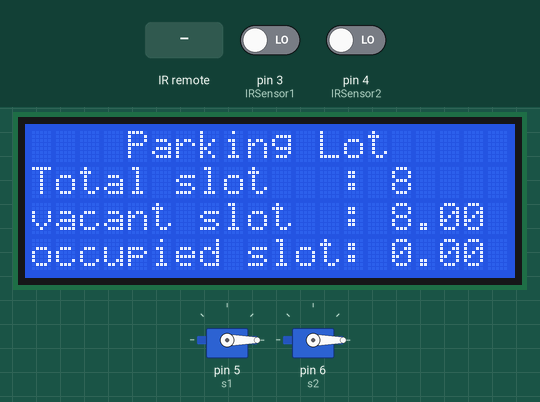
This sketch was run on a simulated Arduino Uno, built with avr-gcc and run on an emulated ATmega328P. Shown: 2 × servo, 20×4 character LCD. The test bench sets the inputs (shaded band); at power-on: pin 3 (IRSensor1) LOW, pin 4 (IRSensor2) LOW. What the sketch prints to the serial monitor is not drawn.

Above: at 4.6 s.
4.7 s: pin 3 (IRSensor1) driven HIGH
At 8.5 s:
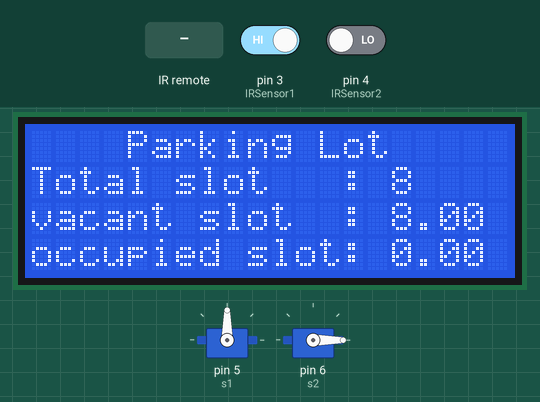
14.6 s: pin 4 (IRSensor2) driven HIGH
At 15.8 s:
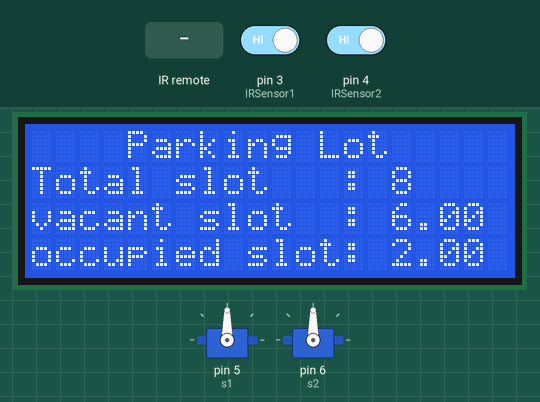
19.6 s: infrared code 0xFFA25D received
At 20.8 s:
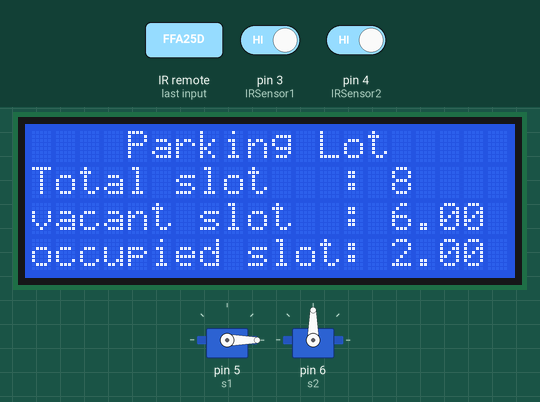
24.6 s: pin 3 (IRSensor1) driven LOW
At 26.5 s:
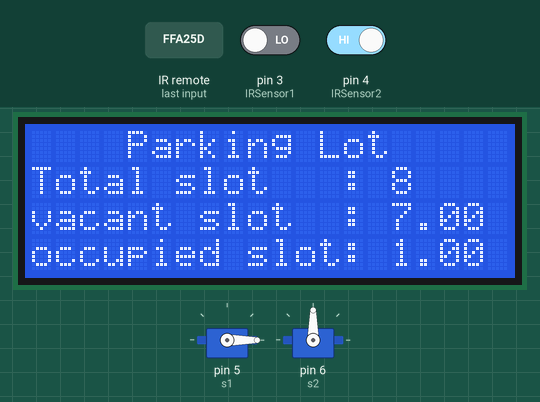
Timing chart, 0 to 28.0 s (numbered marks = the images above; inputs shaded):
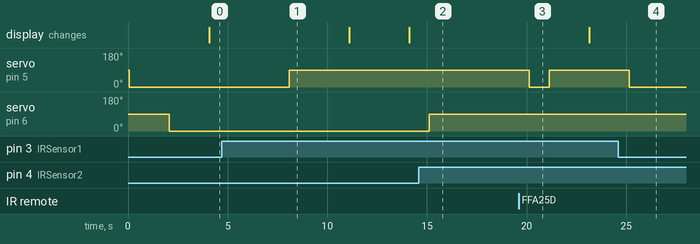

Measured:
- after the input at 4.7 s, servo on pin 5 (s1): 0° → 90° after 3.4 s
- after the input at 14.6 s, servo on pin 6 (s2): 0° → 90° after 0.51 s
- after the input at 19.6 s, servo on pin 5 (s1): 90° → 0° after 0.54 s, → 90° 1.0 s later
- after the input at 24.6 s, servo on pin 5 (s1): 90° → 0° after 0.56 s

The sketch:

2.ino
```cpp
#include <Servo.h>
#include <IRremote.h>
#include <LiquidCrystal.h>
int IRSensor1 = 3;
int IRSensor2 = 4;
int LED1 = 0;
int LED2 = 1;
Servo s1;
Servo s2;
const int RECV_PIN = 2;
IRrecv irrecv(RECV_PIN);
decode_results results;

int rs=12,en=13,d4=10,d5=9,d6=8,d7=7;
LiquidCrystal lcd(rs,en,d4,d5,d6,d7);
float vacant = 8;
float occupied = 0;


void setup()
{

Serial.begin(9600);
s1.attach(5);
s2.attach(6);
pinMode (IRSensor1, INPUT);
pinMode (IRSensor2, INPUT);
pinMode (LED1, OUTPUT);
pinMode (LED2, OUTPUT);
irrecv.enableIRIn();
lcd.begin(20, 4);
// analogWrite(11, Contrast);

}

void loop(){
  int sensorStatus1 = digitalRead(IRSensor1);
  if (sensorStatus1 == 1)
  {

    digitalWrite(LED1, LOW);
    // Serial.println("Motion Detected!");
    s1.write(90);
    delay(1000);

  }
  else  {
    digitalWrite(LED1, HIGH);
    // Serial.println("Motion Ended!");
    s1.write(0);
    delay(2000);
    occupied--;
    vacant++;

    }


int sensorStatus2 = digitalRead(IRSensor2);
if (sensorStatus2 == 1)
  {

    digitalWrite(LED2, LOW);
    // Serial.println("Motion Detected!");
    s2.write(90);
    delay(1000);


  }
  else  {
    digitalWrite(LED2, HIGH);
    // Serial.println("Motion Ended!");
    s2.write(0);
    delay(2000);
    occupied++;
    vacant--;
    }


lcd.setCursor(0,0);
lcd.print("    Parking Lot");


lcd.setCursor(0,1);
lcd.print("Total slot   : 8");
lcd.setCursor(0,2);
lcd.print("vacant slot  : ");
lcd.print(vacant);
lcd.setCursor(0,3);

lcd.print("occupied slot: ");
lcd.print(occupied);


  if (irrecv.decode(&results)){

        Serial.println(results.value);

        if(results.value==16753245){s1.write(0);digitalWrite(LED1, HIGH);delay(1000);occupied--;
   vacant++;
        }
        // else if(results.value==16736925){s1.write(90);digitalWrite(LED1, LOW);delay(1000);
        // }
        else if(results.value==16769565){s2.write(0);digitalWrite(LED2, HIGH);delay(1000);occupied++;
    vacant--;
        }
        // else if(results.value==16720605){s2.write(90);digitalWrite(LED2, LOW);delay(1000);
        // }

        irrecv.resume();

  }


}
```
